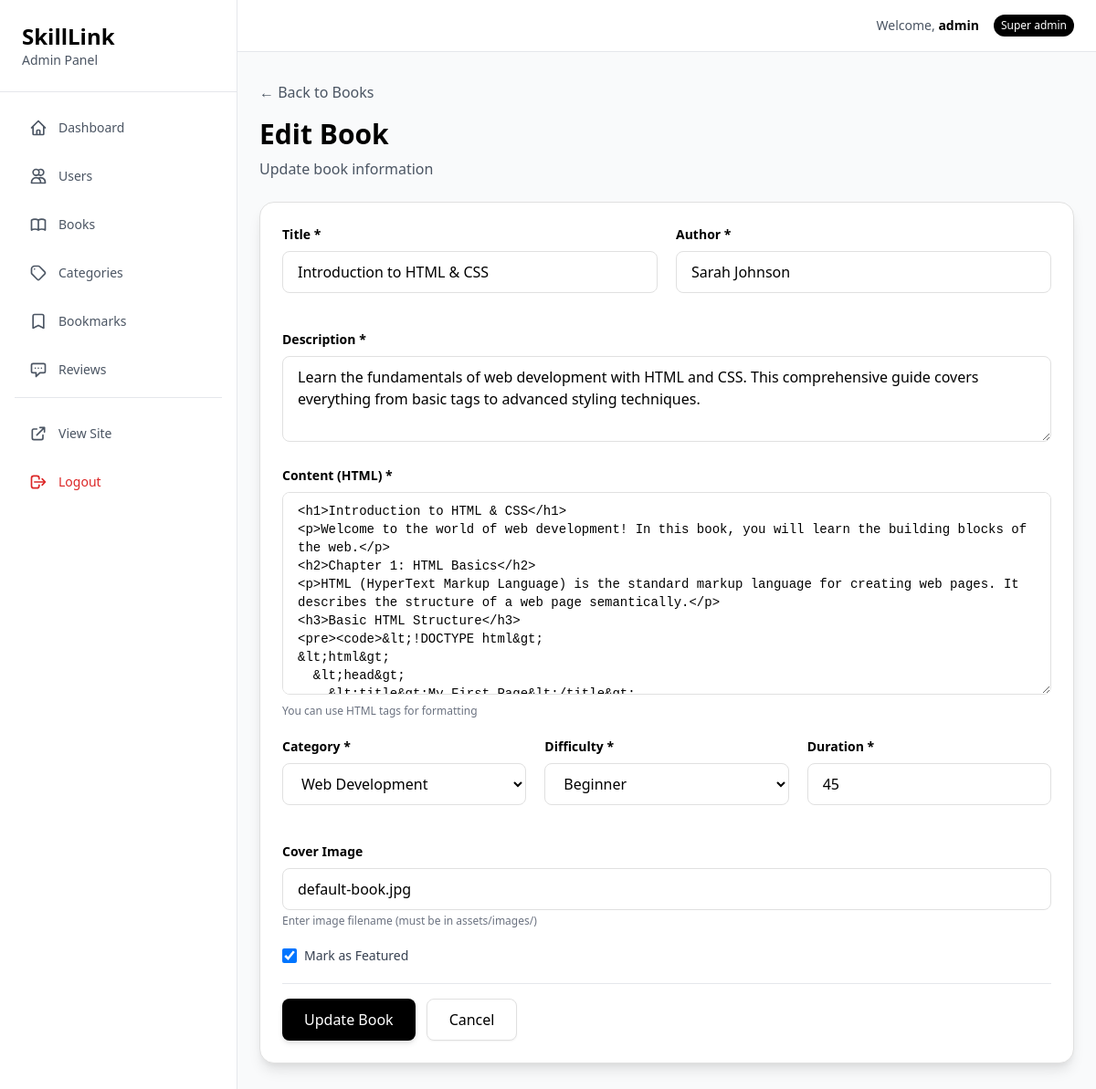
/admin/edit-book.php?id=1 (signed in), run on an earlier commit of the app's database.
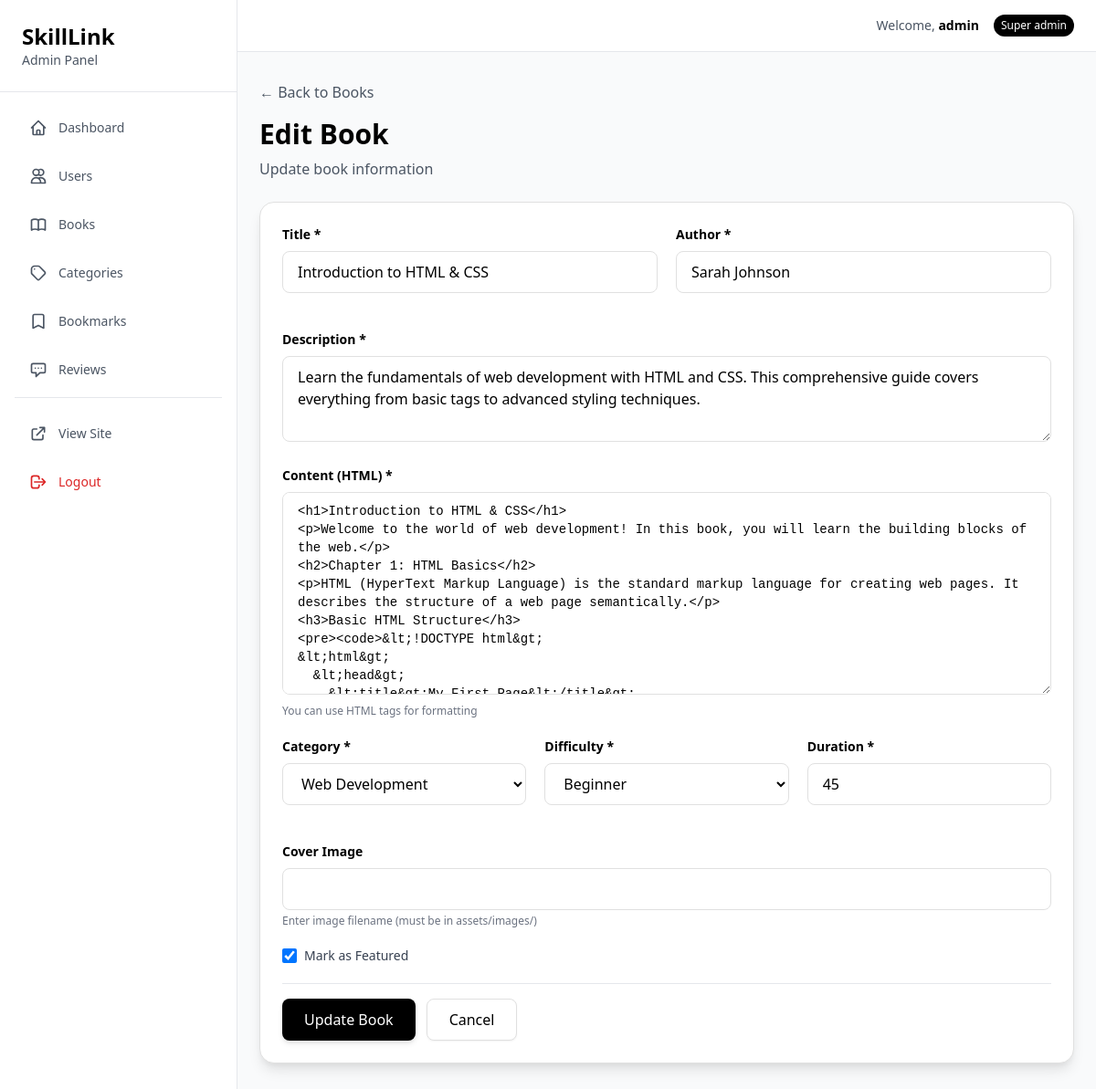
And on a later commit of the database.
### tables this page shows
CREATE TABLE IF NOT EXISTS books (
    id INT AUTO_INCREMENT PRIMARY KEY,
    title VARCHAR(255) NOT NULL,
    description TEXT,
    content LONGTEXT,
    author VARCHAR(100),
    category_id INT,
    cover_image VARCHAR(255) DEFAULT NULL,
    difficulty_level ENUM('beginner', 'intermediate', 'advanced') DEFAULT 'beginner',
    estimated_duration INT DEFAULT 30 COMMENT 'Estimated reading time in minutes',
    is_featured BOOLEAN DEFAULT FALSE,
    views_count INT DEFAULT 0,
    created_at TIMESTAMP DEFAULT CURRENT_TIMESTAMP,
    updated_at TIMESTAMP DEFAULT CURRENT_TIMESTAMP ON UPDATE CURRENT_TIMESTAMP,
    FOREIGN KEY (category_id) REFERENCES categories(id) ON DELETE SET NULL,
    INDEX idx_category (category_id),
    INDEX idx_difficulty (difficulty_level),
    INDEX idx_featured (is_featured),
    INDEX idx_created (created_at)
);

CREATE TABLE IF NOT EXISTS categories (
    id INT AUTO_INCREMENT PRIMARY KEY,
    name VARCHAR(100) NOT NULL UNIQUE,
    slug VARCHAR(100) NOT NULL UNIQUE,
    description TEXT,
    icon VARCHAR(50) DEFAULT 'book',
    created_at TIMESTAMP DEFAULT CURRENT_TIMESTAMP,
    INDEX idx_slug (slug)
);

### src/models/Book.php (called while the page is built, shortened)
<?php
class Book
{
    private $pdo;
    public function __construct($pdo) {
        $this->pdo = $pdo;
    }
    public function getById($id) {
        $sql = "SELECT b.*, c.name as category_name, c.slug as category_slug
                FROM books b
                LEFT JOIN categories c ON b.category_id = c.id
                WHERE b.id = :id
                LIMIT 1";
        $stmt = $this->pdo->prepare($sql);
        $stmt->execute([':id' => $id]);
        return $stmt->fetch();
    }
}

### src/models/Category.php (called while the page is built, shortened)
<?php
class Category
{
    private $pdo;
    public function __construct($pdo) {
        $this->pdo = $pdo;
    }
    public function getAll() {
        $sql = "SELECT * FROM categories ORDER BY name ASC";
        $stmt = $this->pdo->query($sql);
        return $stmt->fetchAll();
    }
}

### public/admin/edit-book.php (the view, shortened to what the changed rows need)
<?php
require_once '../../src/controllers/AdminController.php';
require_once '../../src/models/Category.php';
require_once '../../src/models/Book.php';
$bookId = $_GET['id'] ?? null;
$bookModel = new Book($pdo);
$book = $bookModel->getById($bookId);
$categoryModel = new Category($pdo);
$categories = $categoryModel->getAll();
require_once '../../src/includes/components/admin-header.php';
?>
<div class="mb-6">
    <h1 class="text-3xl font-bold text-black mb-2">Edit Book</h1>
</div>
<div class="max-w-4xl">
    <div class="card">
        <div class="p-6">
            <form method="POST" action="" class="space-y-5">
                <div class="grid grid-cols-1 md:grid-cols-2 gap-5">
                    <div class="form-group">
                        <label for="title" class="form-label">Title *</label>
                        <input type="text" id="title" name="title" class="form-input"
                               value="<?php echo htmlspecialchars($book['title']); ?>" required>
                    </div>
                    <div class="form-group">
                        <label for="author" class="form-label">Author *</label>
                        <input type="text" id="author" name="author" class="form-input"
                               value="<?php echo htmlspecialchars($book['author']); ?>" required>
                    </div>
                </div>
                <div class="form-group">
                    <label for="description" class="form-label">Description *</label>
                    <textarea id="description" name="description" rows="3" class="form-input" required><?php echo htmlspecialchars($book['description']); ?></textarea>
                </div>
                <div class="form-group">
                    <label for="content" class="form-label">Content (HTML) *</label>
                    <textarea id="content" name="content" rows="10" class="form-input font-mono text-sm" required><?php echo htmlspecialchars($book['content']); ?></textarea>
                    <p class="text-xs text-gray-500 mt-1">You can use HTML tags for formatting</p>
                </div>
                <div class="grid grid-cols-1 md:grid-cols-3 gap-5">
                    <div class="form-group">
                        <label for="category_id" class="form-label">Category *</label>
                        <select id="category_id" name="category_id" class="form-input" required>
                            <?php foreach ($categories as $category): ?>
                                <option value="<?php echo $category['id']; ?>"
                                    <?php echo $book['category_id'] == $category['id'] ? 'selected' : ''; ?>>
                                    <?php echo htmlspecialchars($category['name']); ?>
                                </option>
                            <?php endforeach; ?>
                        </select>
                    </div>
                    <div class="form-group">
                        <label for="difficulty_level" class="form-label">Difficulty *</label>
                        <select id="difficulty_level" name="difficulty_level" class="form-input" required>
                            <option value="beginner" <?php echo $book['difficulty_level'] === 'beginner' ? 'selected' : ''; ?>>Beginner</option>
                        </select>
                    </div>
                    <div class="form-group">
                        <label for="estimated_duration" class="form-label">Duration *</label>
                        <input type="text" id="estimated_duration" name="estimated_duration"
                               class="form-input" value="<?php echo htmlspecialchars($book['estimated_duration']); ?>" required>
                    </div>
                </div>
                <div class="form-group">
                    <label for="cover_image" class="form-label">Cover Image</label>
                    <input type="text" id="cover_image" name="cover_image"
                           class="form-input" value="<?php echo htmlspecialchars($book['cover_image']); ?>">
                    <p class="text-xs text-gray-500 mt-1">Enter image filename (must be in assets/images/)</p>
                </div>
                <div class="form-group">
                    <label class="flex items-center gap-2 cursor-pointer">
                        <input type="checkbox" name="is_featured" class="w-4 h-4"
                               <?php echo $book['is_featured'] ? 'checked' : ''; ?>>
                        <span class="text-sm font-medium text-gray-700">Mark as Featured</span>
                    </label>
                </div>
            </form>
        </div>
    </div>
</div>
<?php require_once '../../src/includes/components/admin-footer.php'; ?>

What changed in the data, as far as the page shows it:
changed books "Introduction to HTML & CSS": cover_image "default-book.jpg" → (not shown)
